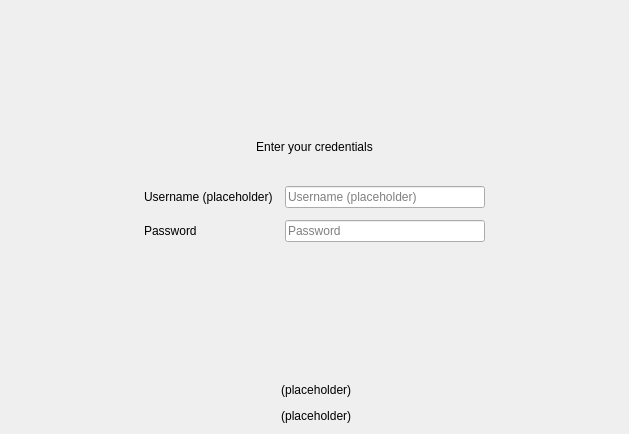
<?xml version="1.0" encoding="UTF-8"?>
<ui version="4.0">
 <class>BasicCredentialsSetupWizardPage</class>
 <widget class="QWidget" name="BasicCredentialsSetupWizardPage">
  <property name="geometry">
   <rect>
    <x>0</x>
    <y>0</y>
    <width>629</width>
    <height>434</height>
   </rect>
  </property>
  <property name="windowTitle">
   <string>Form</string>
  </property>
  <layout class="QVBoxLayout" name="verticalLayout">
   <property name="spacing">
    <number>12</number>
   </property>
   <item>
    <spacer name="verticalSpacer">
     <property name="orientation">
      <enum>Qt::Vertical</enum>
     </property>
     <property name="sizeType">
      <enum>QSizePolicy::MinimumExpanding</enum>
     </property>
     <property name="sizeHint" stdset="0">
      <size>
       <width>20</width>
       <height>20</height>
      </size>
     </property>
    </spacer>
   </item>
   <item>
    <widget class="QLabel" name="enterYourCredentialsLabel">
     <property name="text">
      <string>Enter your credentials</string>
     </property>
     <property name="alignment">
      <set>Qt::AlignCenter</set>
     </property>
    </widget>
   </item>
   <item>
    <spacer name="verticalSpacer_3">
     <property name="orientation">
      <enum>Qt::Vertical</enum>
     </property>
     <property name="sizeType">
      <enum>QSizePolicy::Minimum</enum>
     </property>
     <property name="sizeHint" stdset="0">
      <size>
       <width>20</width>
       <height>20</height>
      </size>
     </property>
    </spacer>
   </item>
   <item>
    <layout class="QHBoxLayout" name="horizontalLayout">
     <item>
      <spacer name="horizontalSpacer">
       <property name="orientation">
        <enum>Qt::Horizontal</enum>
       </property>
       <property name="sizeHint" stdset="0">
        <size>
         <width>40</width>
         <height>20</height>
        </size>
       </property>
      </spacer>
     </item>
     <item>
      <layout class="QFormLayout" name="formLayout">
       <item row="0" column="0">
        <widget class="QLabel" name="usernameLabel">
         <property name="text">
          <string notr="true">Username (placeholder)</string>
         </property>
        </widget>
       </item>
       <item row="0" column="1">
        <widget class="QLineEdit" name="usernameLineEdit">
         <property name="minimumSize">
          <size>
           <width>200</width>
           <height>0</height>
          </size>
         </property>
         <property name="placeholderText">
          <string notr="true">Username (placeholder)</string>
         </property>
        </widget>
       </item>
       <item row="1" column="0">
        <widget class="QLabel" name="passwordLabel">
         <property name="text">
          <string>Password</string>
         </property>
        </widget>
       </item>
       <item row="1" column="1">
        <widget class="QLineEdit" name="passwordLineEdit">
         <property name="minimumSize">
          <size>
           <width>200</width>
           <height>0</height>
          </size>
         </property>
         <property name="echoMode">
          <enum>QLineEdit::Password</enum>
         </property>
         <property name="placeholderText">
          <string>Password</string>
         </property>
        </widget>
       </item>
      </layout>
     </item>
     <item>
      <spacer name="horizontalSpacer_2">
       <property name="orientation">
        <enum>Qt::Horizontal</enum>
       </property>
       <property name="sizeHint" stdset="0">
        <size>
         <width>40</width>
         <height>20</height>
        </size>
       </property>
      </spacer>
     </item>
    </layout>
   </item>
   <item>
    <spacer name="verticalSpacer_2">
     <property name="orientation">
      <enum>Qt::Vertical</enum>
     </property>
     <property name="sizeHint" stdset="0">
      <size>
       <width>20</width>
       <height>40</height>
      </size>
     </property>
    </spacer>
   </item>
   <item>
    <widget class="QLabel" name="urlLabel">
     <property name="text">
      <string notr="true">&lt;server URL&gt; (placeholder)</string>
     </property>
     <property name="alignment">
      <set>Qt::AlignCenter</set>
     </property>
    </widget>
   </item>
   <item>
    <widget class="QLabel" name="appPasswordLabel">
     <property name="text">
      <string notr="true">&lt;app password text&gt; (placeholder)</string>
     </property>
     <property name="alignment">
      <set>Qt::AlignCenter</set>
     </property>
    </widget>
   </item>
  </layout>
 </widget>
 <resources/>
 <connections/>
</ui>
